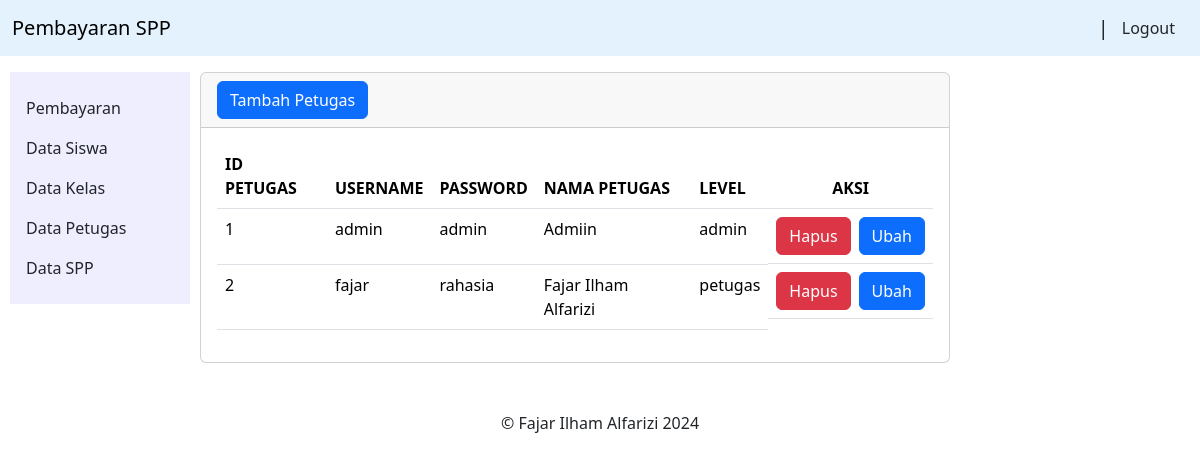
The page /petugas/index.php on the database its author committed.
### tables this page shows
CREATE TABLE petugas (
  id_petugas INTEGER NOT NULL AUTO_INCREMENT PRIMARY KEY,
  username VARCHAR(25) NOT NULL UNIQUE,
  password VARCHAR(32) NOT NULL,
  nama_petugas VARCHAR(35) NOT NULL,
  level ENUM('admin', 'petugas')
);

### petugas/index.php (the view, shortened to what this page needs)
<?php
require_once '../layout/header.php';
?>
    <?php
    require_once '../helper/db.php';
    $sql = "SELECT * FROM petugas";
    $result = mysqli_query($db, $sql);
    $data_petugas = mysqli_fetch_all($result, MYSQLI_ASSOC);
    ?>
    <div class="card" style="width: 75%;">
        <div class="card-header">
            <a href="tambah.php" class="btn btn-primary">Tambah Petugas</a>
        </div>
        <div class="card-body">
            <table class="table">
                <thead>
                    <tr>
                        <th>ID PETUGAS</th>
                        <th>USERNAME</th>
                        <th>PASSWORD</th>
                        <th>NAMA PETUGAS</th>
                        <th>LEVEL</th>
                        <th class="text-center">AKSI</th>
                    </tr>
                </thead>
                <tbody>
                    <?php foreach ($data_petugas as $petugas) { ?>
                        <tr>
                            <td><?= $petugas['id_petugas'] ?></td>
                            <td><?= $petugas['username'] ?></td>
                            <td><?= $petugas['password'] ?></td>
                            <td><?= $petugas['nama_petugas'] ?></td>
                            <td><?= $petugas['level'] ?></td>
                            <td class="d-flex justify-content-center gap-2">
                                <a onclick="return confirm('Hapus data petugas ini?')" href="hapus.php?id_petugas=<?= $petugas['id_petugas'] ?>" class="btn btn-danger">Hapus</a>
                                <a href="ubah.php?id_petugas=<?= $petugas['id_petugas'] ?>" class="btn btn-primary">Ubah</a>
                            </td>
                        </tr>
                        <?php } ?>
                </tbody>
            </table>
        </div>
    </div>
<?php require_once '../layout/footer.php' ?>

### rows shown on the page
petugas: id_petugas "1", username "admin", password "admin", nama_petugas "Admiin", level "admin"
petugas: id_petugas "2", username "fajar", password "rahasia", nama_petugas "Fajar Ilham Alfarizi", level "petugas"
